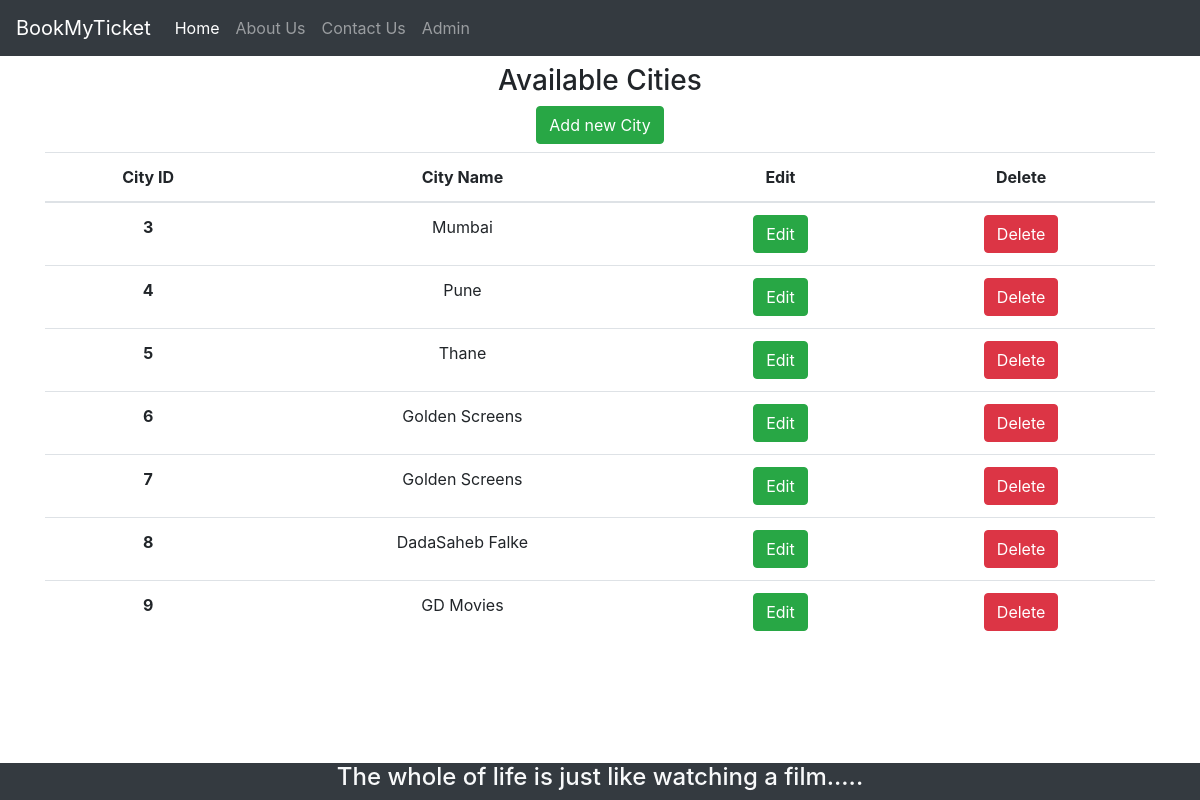
Before: /theater_admin/list/city with the older database file.
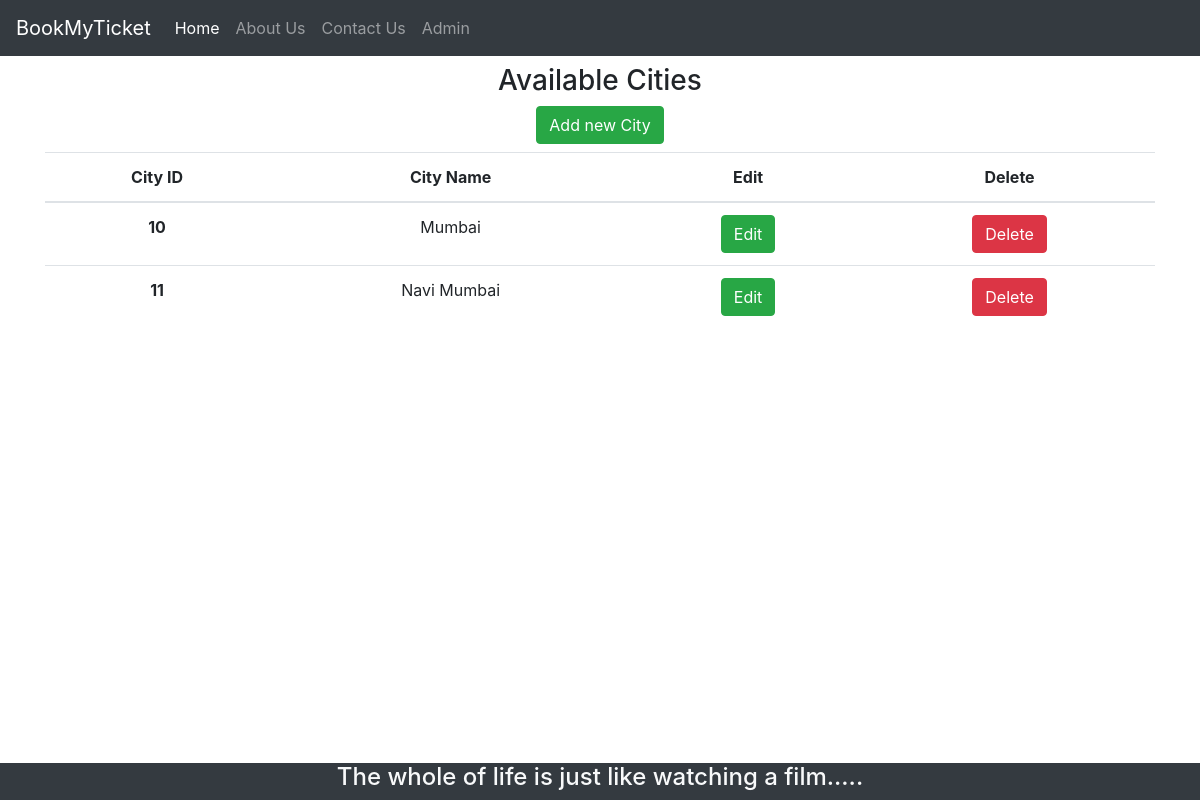
After: the same page with the newer database file.
### bookings/models.py (models this page shows, shortened)
class City(models.Model):
	name = models.CharField(max_length=20, null=True)
	pincode = models.CharField(max_length=10, null=True)
	class Meta:
    	 db_table = 'Cities'

### bookings/views.py (the view)
# urls.py: path('theater_admin/list/city', views.Admin_List_City, name="list_cities"),
def Admin_List_City(request):
    cities = City.objects.all()
    return render(request, 'bookings/webpages/Admin/Admin_List_City.html', {'cities': cities})

### bookings/templates/bookings/webpages/Admin/Admin_List_City.html
{% extends 'bookings/common/HeaderAndFooter.html' %}
{% block content %}
<div class="container text-center">
    <div class="my-2">
        <h3 class="">Available Cities</h3>
        <a href="/theater_admin/create/city" class="btn btn-success">Add new City</a>
    </div>
    <div class="">
        <table class="table">
            <thead>
                <tr>
                    <th scope="col">City ID</th>
                    <th scope="col">City Name</th>
                    <th scope="col">Edit</th>
                    <th scope="col">Delete</th>
                </tr>
            </thead>
            <tbody>
                {% for city in cities %}
                <tr>
                    <th scope="row">{{city.id}}</th>
                    <td>{{city.name}}</td>
                    <td><a href="{% url 'update_city' city.id %}" class="btn btn-success">Edit</a></td>
                    <td><a href="{% url 'delete_city' city.id %} " class="btn btn-danger">Delete</a></td>
                </tr>
                {% endfor %}
            </tbody>
        </table>
    </div>
</div>
{% endblock %}

### bookings/templates/bookings/common/HeaderAndFooter.html (shortened to what this page needs)
{% load static %}
<!DOCTYPE html>
<html lang="en">
<head>
    <link rel="stylesheet" href="https://maxcdn.bootstrapcdn.com/bootstrap/4.0.0/css/bootstrap.min.css"
>
    <link rel="stylesheet" type="text/css" href="{% static '/css/main.css' %}">
</head>
<body>
    <nav class="navbar navbar-expand-lg navbar-dark bg-dark">
        <a class="navbar-brand" href="/">BookMyTicket</a>
        <div class="collapse navbar-collapse" id="navbarNav">
            <ul class="navbar-nav">
                <li class="nav-item active">
                    <a class="nav-link" href="/">Home <span class="sr-only">(current)</span></a>
                </li>
                <li class="nav-item">
                    <a class="nav-link" href="/about_us">About Us</a>
                </li>
                <li class="nav-item">
                    <a class="nav-link" href="/contact_us">Contact Us</a>
                </li>
                <li class="nav-item mr-0">
                    <a class="nav-link" href="/theater_admin/home">Admin</a>
                </li>
            </ul>
        </div>
    </nav>
    {% block content %}
    {% endblock %}
    <div class="text-center text-light footer fixed-bottom bg-dark">
        <h4 class="mx-auto">The whole of life is just like watching a film.....</h4>
    </div>
</body>
</html>

### static/css/main.css (style rules this page uses)
html,body { height:100%; min-height:100%; }

Changed rows visible on the page:
removed City: id "3", name "Mumbai"
removed City: id "4", name "Pune"
removed City: id "5", name "Thane"
removed City: id "6", name "Golden Screens"
removed City: id "7", name "Golden Screens"
removed City: id "8", name "DadaSaheb Falke"
removed City: id "9", name "GD Movies"
added City: id "10", name "Mumbai"
added City: id "11", name "Navi Mumbai"
